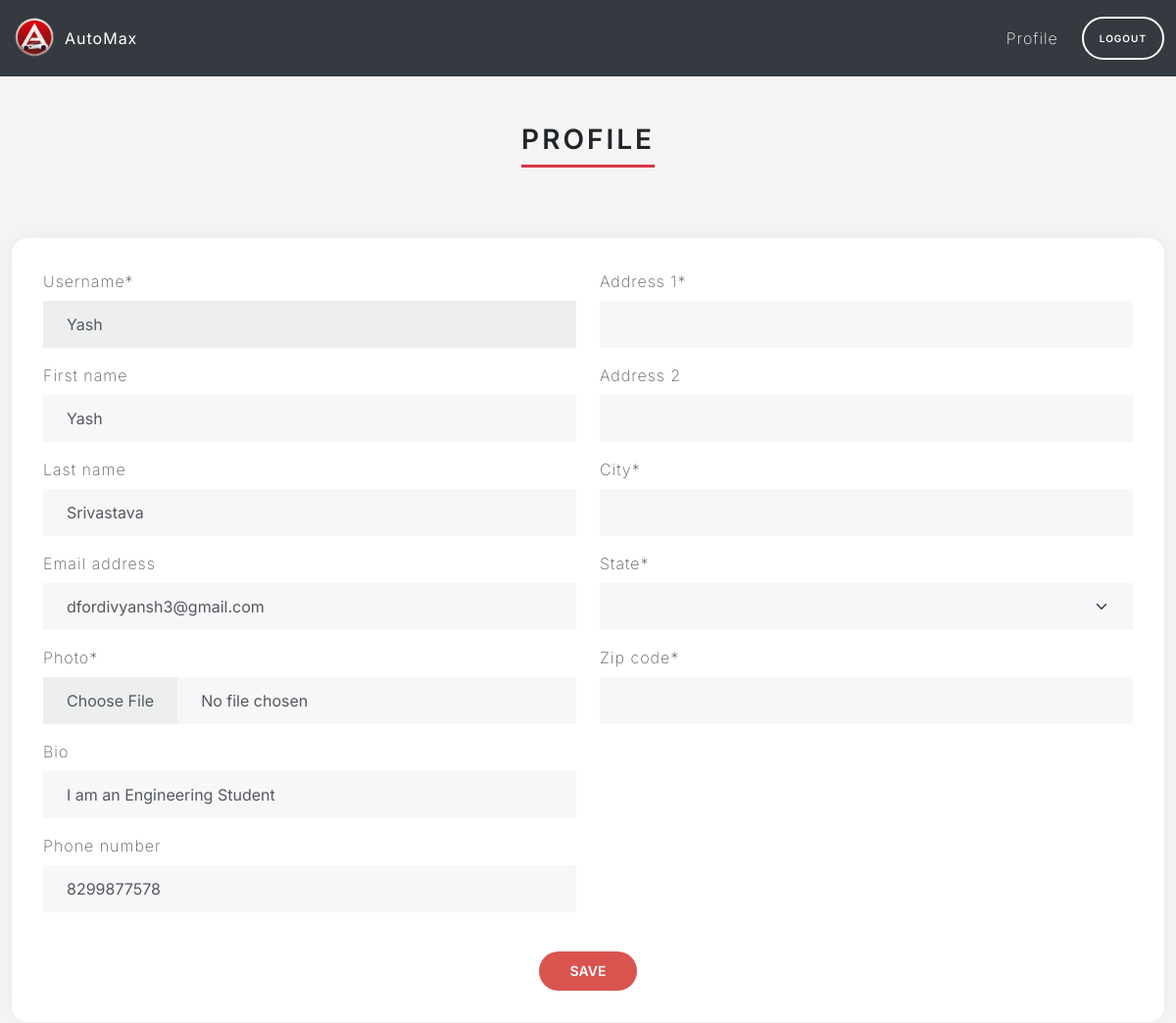
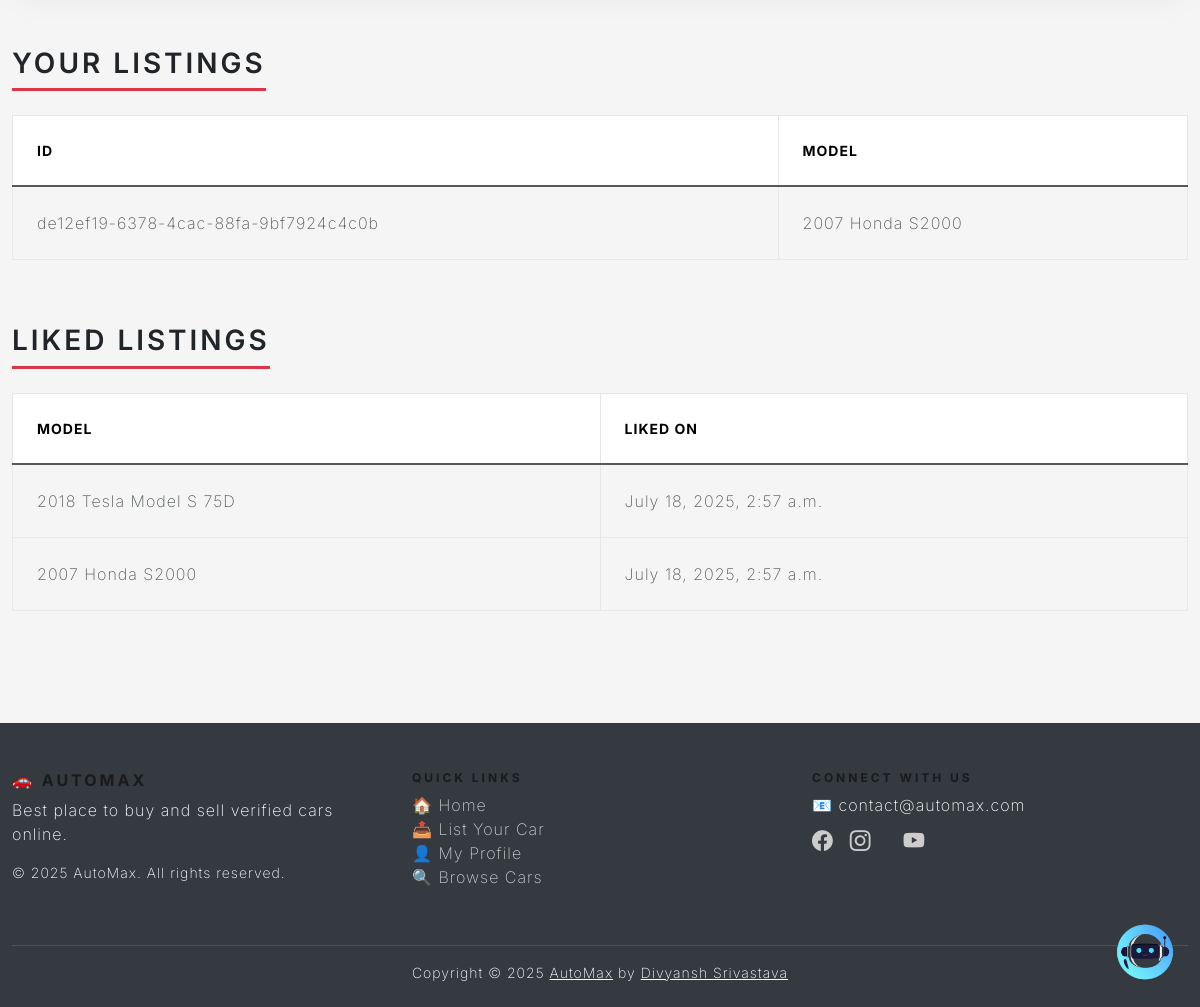
Screenshot of /profile/ (signed in) with the database file from the repository (2 pictures, top to bottom).
### users/models.py (models this page shows, shortened)
class Profile(models.Model):
    user = models.OneToOneField(User, on_delete=models.CASCADE)
    photo = models.ImageField(upload_to=user_directory_path, null=True)
    bio = models.CharField(max_length=140, blank=True)
    phone_number = models.CharField(max_length=12, blank=True)
    location = models.OneToOneField(Location, on_delete=models.SET_NULL, null=True)

class Location(models.Model):
    address_1 = models.CharField(max_length=128, blank=True)
    address_2 = models.CharField(max_length=128, blank=True)
    city = models.CharField(max_length=64)
    state = INStateField(default="DL")  # Indian states
    zip_code = models.CharField(
        max_length=6,
        blank=True,
        validators=[pincode_validator]
    )

### main/models.py (models this page shows, shortened)
class Listing(models.Model):
    id = models.UUIDField(primary_key=True, default=uuid.uuid4, unique=True, editable=False)
    created_at = models.DateTimeField(auto_now_add=True)
    updated_at = models.DateTimeField(auto_now=True)
    seller = models.ForeignKey(Profile, on_delete=models.CASCADE)
    brand = models.CharField(max_length=24, choices=CARS_BRANDS, default=None)
    model = models.CharField(max_length=64,)
    vin = models.CharField(max_length=17,)
    mileage = models.IntegerField(default=0)
    color = models.CharField(max_length=24,)
    description = models.TextField()
    engine = models.CharField(max_length=24,)
    transmisson = models.CharField(
        max_length=24, choices=TRANSMISSION_OPTIONS, default=None)
    location = models.OneToOneField(
        Location, on_delete=models.SET_NULL, null=True)
    image = models.ImageField(upload_to=user_listing_path)

class LikedListing(models.Model):
    profile = models.ForeignKey(Profile, on_delete=models.CASCADE)
    listing = models.ForeignKey(Listing, on_delete=models.CASCADE)
    like_date = models.DateTimeField(auto_now_add=True)

### users/views.py (the view, shortened to what this page needs)
# urls.py: path('profile/', ProfileView.as_view(), name='profile'),
@method_decorator(login_required, name='dispatch')
class ProfileView(View):
    def get(self, request):
        user_listings = Listing.objects.filter(seller=request.user.profile)
        user_liked_listings = LikedListing.objects.filter(
            profile=request.user.profile).all()
        user_form = UserForm(instance=request.user)
        profile_form = ProfileForm(instance=request.user.profile)
        location_form = LocationForm(instance=request.user.profile.location)
        return render(request, 'views/profile.html', {'user_form': user_form,
                                                      'profile_form': profile_form,
                                                      'location_form': location_form,
                                                      'user_listings': user_listings,
                                                      'user_liked_listings': user_liked_listings, })

### users/forms.py
class UserForm(forms.ModelForm):
    username = forms.CharField(disabled=True)
    class Meta:
        model = User
        fields = ('username', 'first_name', 'last_name', 'email')

class ProfileForm(forms.ModelForm):
    photo = forms.ImageField(widget=CustomPictureImageFieldWidget)
    bio = forms.TextInput()
    class Meta:
        model = Profile
        fields = ('photo', 'bio', 'phone_number')

### users/templates/views/profile.html (shortened to what this page needs)
{% extends 'base/base.html' %}
{% load static %}
{% load crispy_forms_tags %}
{% block 'body' %}
<div class="container py-5">
  <div class="text-center mb-5">
    <h2 class="section-title">Profile</h2>
  </div>
  <div class="profile-card mb-5">
    <form method="post" enctype="multipart/form-data">
      <div class="row g-4">
        <div class="col-md-6">
          {{ user_form|crispy }}
          {{ profile_form|crispy }}
        </div>
        <div class="col-md-6">
          {{ location_form|crispy }}
        </div>
      </div>
      <div class="text-center mt-4">
        <button class="btn btn-danger" type="submit">Save</button>
      </div>
    </form>
  </div>
  <div class="mb-5">
    <h2 class="section-title">Your Listings</h2>
    <div class="table-responsive">
      <table class="table table-hover table-bordered align-middle">
        <thead class="table-light">
          <tr>
            <th>ID</th>
            <th>Model</th>
          </tr>
        </thead>
        <tbody>
          {% for listing in user_listings %}
          <tr>
            <td>{{ listing.id }}</td>
            <td>{{ listing.model }}</td>
          </tr>
          {% endfor %}
        </tbody>
      </table>
    </div>
  </div>
  <div>
    <h2 class="section-title">Liked Listings</h2>
    <div class="table-responsive">
      <table class="table table-hover table-bordered align-middle">
        <thead class="table-light">
          <tr>
            <th>Model</th>
            <th>Liked On</th>
          </tr>
        </thead>
        <tbody>
          {% for liked_listing in user_liked_listings %}
          <tr>
            <td>{{ liked_listing.listing.model }}</td>
            <td>{{ liked_listing.like_date }}</td>
          </tr>
          {% endfor %}
        </tbody>
      </table>
    </div>
  </div>
</div>
{% endblock %}

### main/static/css/style.css (style rules this page uses)
html, body { height: 100%; }
body { align-items: center; padding-bottom: 40px; background-color: #f5f5f5; }
.h2, h2 { color: white; }

### main/templates/base/base.html (style rules this page uses)
html, body { height: 100%; }
body { font-family: "Inter", sans-serif; }

### users/templates/views/profile.html (style rules this page uses)
.section-title { color: #212529; border-bottom: 3px solid #dc3545; display: inline-block; padding-bottom: 0.5rem; margin-bottom: 1.5rem; font-weight: 600; }
.profile-card { background-color: #fff; border-radius: 1rem; box-shadow: 0 0 30px rgba(0, 0, 0, 0.05); padding: 2rem; }
.btn-danger { border-radius: 2rem; font-weight: 600; padding: 0.5rem 2rem; }
.table-responsive { -webkit-overflow-scrolling: touch; overflow-x: auto; }
.container, .profile-card { max-width: 100%; overflow-x: hidden; }

### rows the page displays
Profile: bio "I am an Engineering Student", phone_number "8299877578"
Listing: id "de12ef19-6378-4cac-88fa-9bf7924c4c0b", model "2007 Honda S2000"
LikedListing: listing.model "2018 Tesla Model S 75D", like_date "July 18, 2025, 2:57 a.m."
LikedListing: listing.model "2007 Honda S2000", like_date "July 18, 2025, 2:57 a.m."
